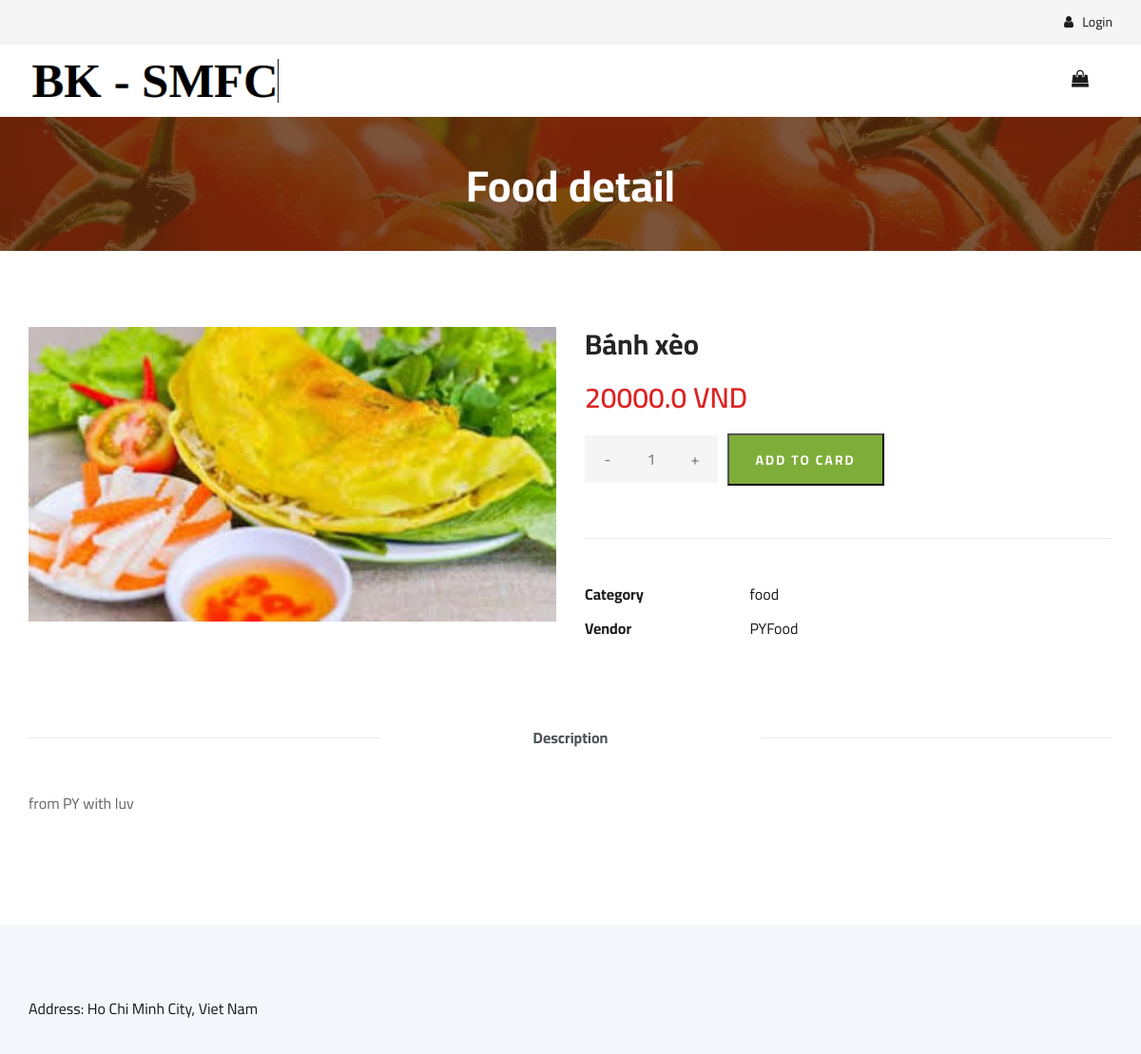
/customer/food_detail/6, run on an earlier commit of the app's database.
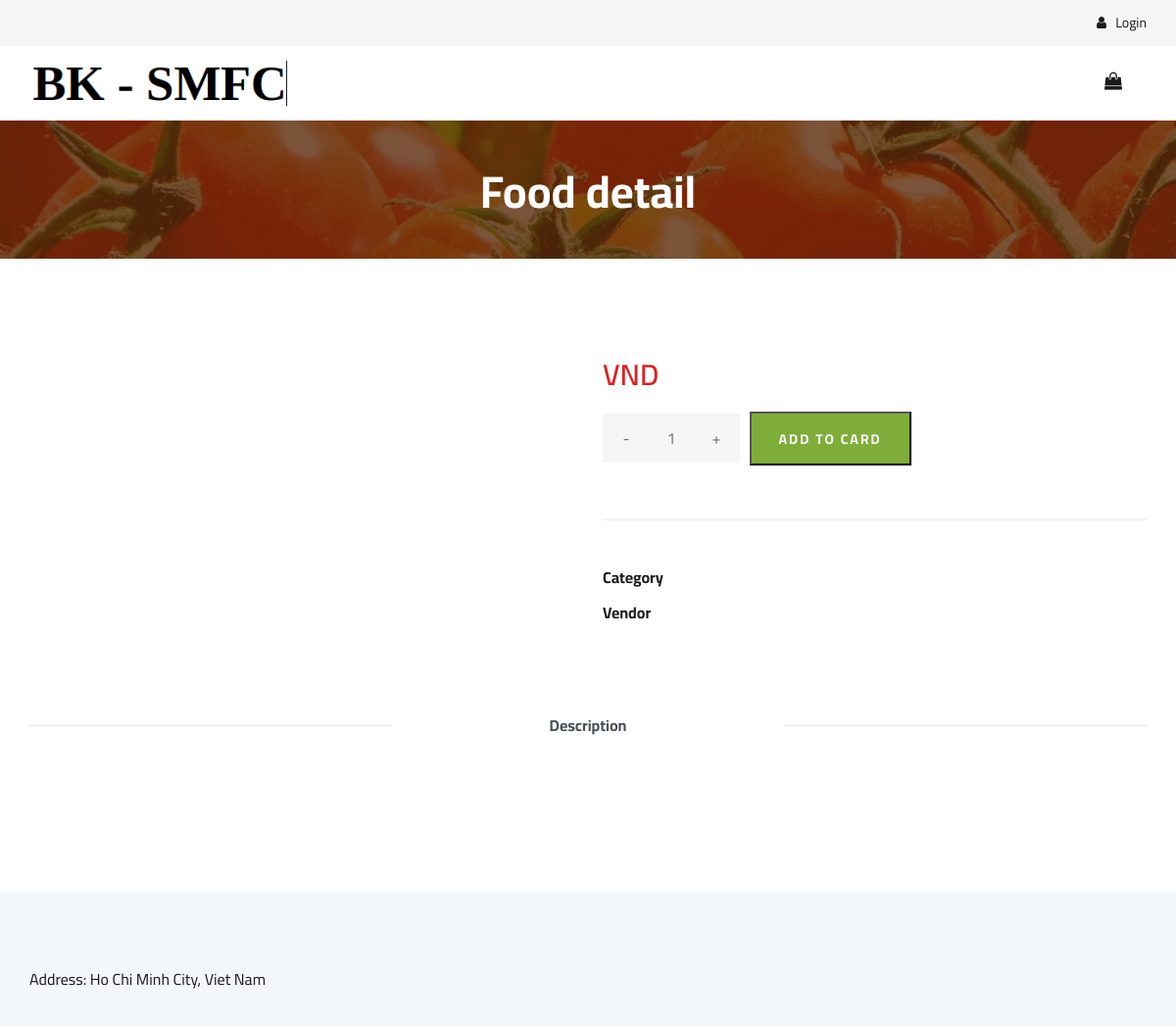
And on a later commit of the database.
### model/models/food.py (models this page shows, shortened)
class Food(models.Model):
    category = models.ForeignKey(Category, on_delete=models.CASCADE, blank=True)
    name = models.CharField(max_length=100)
    vendor = models.ForeignKey(Vendor, on_delete=models.CASCADE)
    description = models.TextField(blank=True, max_length=256)
    price = models.FloatField(default=0)
    image = models.ImageField(upload_to='food_images/%Y/%m/%d', blank=True)
    class Meta:
        verbose_name = 'Food'
        verbose_name_plural = 'Foods'

class Category(models.Model):
    name = models.CharField(max_length=100)
    class Meta:
        verbose_name = 'Category'
        verbose_name_plural = 'Categories'

### model/models/vendor.py (models this page shows, shortened)
class Vendor(models.Model):
    name = models.CharField(max_length=100, default='')
    description = models.CharField(max_length=256, default='')
    owner = models.ForeignKey(VendorOwner, on_delete=models.CASCADE)

### customer/views.py (the view)
# urls.py: path('food_detail/<int:foodID>', ViewFoodDetail, name='view-food-detail'),
def ViewFoodDetail(request, foodID=None):
    context = {
        'food': Menu.get_food(food_id=foodID),
    }
    return render(request, 'order/shop-details.html', context)

### customer/menu.py (called while the page is built)
    @staticmethod
    def get_food(food_id):
        try:
            return Food.objects.get(id=food_id)
        except ObjectDoesNotExist:
            return None

### templates/order/shop-details.html (shortened to what this page needs)
{% extends 'order/base.html' %}
{% load static%}
{% block CustomerCart %}
    <div class="col-lg-3">
        <div class="header__cart">
            <ul>
                <li><a href="{% url 'customer:view-cart' %}"><i class="fa fa-shopping-bag"></i> </a></li>
            </ul>
        </div>
    </div>
{% endblock %}
{% block BreadcrumbTitle%}
    <h2>Food detail</h2>
{% endblock %}
{% block content %}
    <section class="product-details spad">
        <div class="container">
            <div class="row">
                <div class="col-lg-6 col-md-6">
                    <div class="product__details__pic">
                        <div class="product__details__pic__item">
                            <img class="product__details__pic__item--large"
                                src="{{food.image.url}}" alt="">
                        </div>
                    </div>
                </div>
                <div class="col-lg-6 col-md-6">
                    <div class="product__details__text">
                        <h3>{{food.name}}</h3>
                        <div class="product__details__price">{{food.price}} VND</div>
                        <form action="{% url 'customer:add-item-to-cart' food.id %}" method="post">
                            <div class="product__details__quantity">
                                <div class="quantity">
                                    <div class="pro-qty">
                                        <input type="text" value="1" name="quantity">
                                    </div>
                                </div>
                            </div>
                            <input type="submit" class="primary-btn" value="ADD TO CARD">
                        </form>
                        <ul>
                            <li><b>Category</b> <span>{{food.category.name}}</span></li>
                            <li><b>Vendor</b> <span>{{food.vendor.name}}</span></li>
                        </ul>
                    </div>
                </div>
                <div class="col-lg-12">
                    <div class="product__details__tab">
                        <ul class="nav nav-tabs" role="tablist">
                            <li class="nav-item">
                                <a class="nav-link active" data-toggle="tab" href="#tabs-1" role="tab"
                                    aria-selected="true">Description</a>
                            </li>
                        </ul>
                        <div class="tab-content">
                            <div class="tab-pane active" id="tabs-1" role="tabpanel">
                                <div class="product__details__tab__desc">
                                    <p>{{food.description}}</p>
                                </div>
                            </div>
                        </div>
                    </div>
                </div>
            </div>
        </div>
    </section>
{% endblock %}

What changed in the data, as far as the page shows it:
removed Food: image (picture), name "Bánh xèo", price "20000.0", category.name "food", vendor.name "PYFood", description "from PY with luv"
